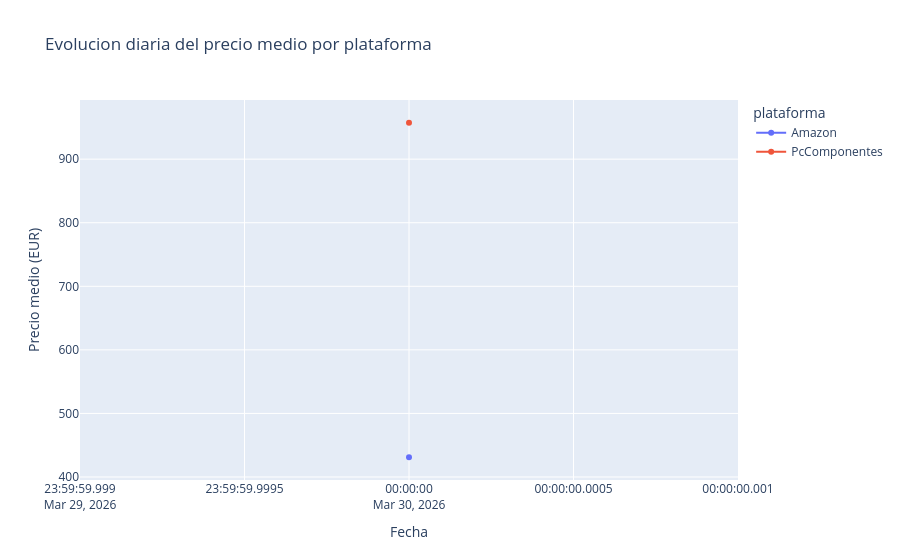

This figure's notebook cell:
### Code cell
evolucion = (
    df.groupby(["fecha_dia", "plataforma"], as_index=False)
      .agg(
          precio_medio=("precio_actual_num", "mean"),
          precio_mediano=("precio_actual_num", "median"),
          n_productos=("nombre", "count")
      )
)

display(evolucion.sort_values(["fecha_dia", "plataforma"]))

fig = px.line(
    evolucion,
    x="fecha_dia",
    y="precio_medio",
    color="plataforma",
    markers=True,
    title="Evolucion diaria del precio medio por plataforma"
)
fig.update_layout(xaxis_title="Fecha", yaxis_title="Precio medio (EUR)")
fig.show()

### Figure 1 — Plotly figure (JSON) as saved in the notebook; plotly's stock layout.template omitted (floating-point values rounded to 4 significant figures)
{"data": [{"hovertemplate": "plataforma=Amazon<br>fecha_dia=%{x}<br>precio_medio=%{y}<extra></extra>", "legendgroup": "Amazon", "line": {"color": "#636efa", "dash": "solid"}, "marker": {"symbol": "circle"}, "mode": "lines+markers", "name": "Amazon", "orientation": "v", "showlegend": true, "type": "scatter", "x": ["2026-03-30"], "xaxis": "x", "y": [431.1], "yaxis": "y"}, {"hovertemplate": "plataforma=PcComponentes<br>fecha_dia=%{x}<br>precio_medio=%{y}<extra></extra>", "legendgroup": "PcComponentes", "line": {"color": "#EF553B", "dash": "solid"}, "marker": {"symbol": "circle"}, "mode": "lines+markers", "name": "PcComponentes", "orientation": "v", "showlegend": true, "type": "scatter", "x": ["2026-03-30"], "xaxis": "x", "y": [957.3], "yaxis": "y"}], "layout": {"legend": {"title": {"text": "plataforma"}, "tracegroupgap": 0}, "title": {"text": "Evolucion diaria del precio medio por plataforma"}, "xaxis": {"anchor": "y", "domain": [0, 1], "title": {"text": "Fecha"}}, "yaxis": {"anchor": "x", "domain": [0, 1], "title": {"text": "Precio medio (EUR)"}}}}
